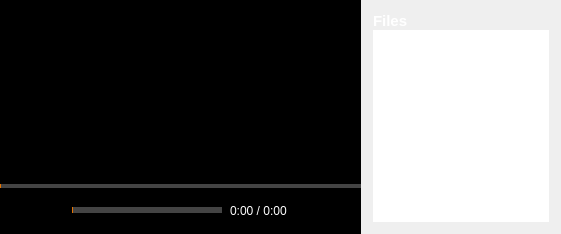
        <widget class="VideoPlayerPage" name="video_player_page">
         <layout class="QHBoxLayout" name="horizontalLayout">
          <property name="spacing">
           <number>0</number>
          </property>
          <property name="leftMargin">
           <number>0</number>
          </property>
          <property name="topMargin">
           <number>0</number>
          </property>
          <property name="rightMargin">
           <number>0</number>
          </property>
          <property name="bottomMargin">
           <number>0</number>
          </property>
          <item>
           <layout class="QVBoxLayout" name="verticalLayout">
            <property name="spacing">
             <number>0</number>
            </property>
            <property name="leftMargin">
             <number>0</number>
            </property>
            <property name="topMargin">
             <number>0</number>
            </property>
            <property name="rightMargin">
             <number>0</number>
            </property>
            <property name="bottomMargin">
             <number>0</number>
            </property>
            <item>
             <widget class="QWidget" name="video_player_container" native="true">
              <property name="styleSheet">
               <string notr="true">background-color: black;</string>
              </property>
              <layout class="QVBoxLayout" name="verticalLayout_3">
               <property name="spacing">
                <number>0</number>
               </property>
               <property name="leftMargin">
                <number>0</number>
               </property>
               <property name="topMargin">
                <number>0</number>
               </property>
               <property name="rightMargin">
                <number>0</number>
               </property>
               <property name="bottomMargin">
                <number>0</number>
               </property>
               <item>
                <widget class="QWidget" name="video_player_widget" native="true">
                 <layout class="QGridLayout" name="gridLayout_2">
                  <property name="leftMargin">
                   <number>0</number>
                  </property>
                  <property name="topMargin">
                   <number>0</number>
                  </property>
                  <property name="rightMargin">
                   <number>0</number>
                  </property>
                  <property name="bottomMargin">
                   <number>0</number>
                  </property>
                  <property name="spacing">
                   <number>0</number>
                  </property>
                 </layout>
                </widget>
               </item>
               <item>
                <widget class="QWidget" name="video_player_controls_container" native="true">
                 <property name="sizePolicy">
                  <sizepolicy hsizetype="Preferred" vsizetype="Fixed">
                   <horstretch>0</horstretch>
                   <verstretch>0</verstretch>
                  </sizepolicy>
                 </property>
                 <property name="minimumSize">
                  <size>
                   <width>0</width>
                   <height>50</height>
                  </size>
                 </property>
                 <property name="maximumSize">
                  <size>
                   <width>16777215</width>
                   <height>50</height>
                  </size>
                 </property>
                 <property name="styleSheet">
                  <string notr="true">background-color: transparent;</string>
                 </property>
                 <layout class="QVBoxLayout" name="verticalLayout_4">
                  <property name="spacing">
                   <number>0</number>
                  </property>
                  <property name="leftMargin">
                   <number>0</number>
                  </property>
                  <property name="topMargin">
                   <number>0</number>
                  </property>
                  <property name="rightMargin">
                   <number>0</number>
                  </property>
                  <property name="bottomMargin">
                   <number>0</number>
                  </property>
                  <item>
                   <widget class="VideoPlayerPositionSlider" name="video_player_position_slider">
                    <property name="minimumSize">
                     <size>
                      <width>0</width>
                      <height>4</height>
                     </size>
                    </property>
                    <property name="maximumSize">
                     <size>
                      <width>16777215</width>
                      <height>4</height>
                     </size>
                    </property>
                    <property name="cursor">
                     <cursorShape>PointingHandCursor</cursorShape>
                    </property>
                    <property name="styleSheet">
                     <string notr="true">QSlider::groove:horizontal {
     background: white;
 }

QSlider::add-page:horizontal {
    background: #444;
}

QSlider::sub-page:horizontal {
    background: #e67300;
}</string>
                    </property>
                    <property name="maximum">
                     <number>1000</number>
                    </property>
                    <property name="orientation">
                     <enum>Qt::Horizontal</enum>
                    </property>
                   </widget>
                  </item>
                  <item>
                   <widget class="QWidget" name="video_player_controls_buttons_container" native="true">
                    <layout class="QHBoxLayout" name="horizontalLayout_10">
                     <property name="spacing">
                      <number>0</number>
                     </property>
                     <property name="leftMargin">
                      <number>8</number>
                     </property>
                     <property name="topMargin">
                      <number>0</number>
                     </property>
                     <property name="rightMargin">
                      <number>0</number>
                     </property>
                     <property name="bottomMargin">
                      <number>0</number>
                     </property>
                     <item>
                      <widget class="QToolButton" name="video_player_play_pause_button">
                       <property name="minimumSize">
                        <size>
                         <width>24</width>
                         <height>24</height>
                        </size>
                       </property>
                       <property name="maximumSize">
                        <size>
                         <width>24</width>
                         <height>24</height>
                        </size>
                       </property>
                       <property name="cursor">
                        <cursorShape>PointingHandCursor</cursorShape>
                       </property>
                       <property name="styleSheet">
                        <string notr="true">border: none;</string>
                       </property>
                       <property name="text">
                        <string/>
                       </property>
                       <property name="iconSize">
                        <size>
                         <width>20</width>
                         <height>20</height>
                        </size>
                       </property>
                      </widget>
                     </item>
                     <item>
                      <spacer name="horizontalSpacer_13">
                       <property name="orientation">
                        <enum>Qt::Horizontal</enum>
                       </property>
                       <property name="sizeType">
                        <enum>QSizePolicy::Fixed</enum>
                       </property>
                       <property name="sizeHint" stdset="0">
                        <size>
                         <width>8</width>
                         <height>20</height>
                        </size>
                       </property>
                      </spacer>
                     </item>
                     <item>
                      <widget class="VideoPlayerVolumeContainer" name="video_player_volume_container" native="true">
                       <property name="styleSheet">
                        <string notr="true"/>
                       </property>
                       <layout class="QHBoxLayout" name="horizontalLayout_12">
                        <property name="spacing">
                         <number>0</number>
                        </property>
                        <property name="leftMargin">
                         <number>0</number>
                        </property>
                        <property name="topMargin">
                         <number>0</number>
                        </property>
                        <property name="rightMargin">
                         <number>0</number>
                        </property>
                        <property name="bottomMargin">
                         <number>0</number>
                        </property>
                        <item>
                         <widget class="QToolButton" name="video_player_volume_button">
                          <property name="minimumSize">
                           <size>
                            <width>24</width>
                            <height>24</height>
                           </size>
                          </property>
                          <property name="maximumSize">
                           <size>
                            <width>24</width>
                            <height>24</height>
                           </size>
                          </property>
                          <property name="cursor">
                           <cursorShape>PointingHandCursor</cursorShape>
                          </property>
                          <property name="styleSheet">
                           <string notr="true">border: none;</string>
                          </property>
                          <property name="text">
                           <string>...</string>
                          </property>
                          <property name="iconSize">
                           <size>
                            <width>16</width>
                            <height>16</height>
                           </size>
                          </property>
                         </widget>
                        </item>
                        <item>
                         <spacer name="horizontalSpacer_14">
                          <property name="orientation">
                           <enum>Qt::Horizontal</enum>
                          </property>
                          <property name="sizeType">
                           <enum>QSizePolicy::Fixed</enum>
                          </property>
                          <property name="sizeHint" stdset="0">
                           <size>
                            <width>8</width>
                            <height>20</height>
                           </size>
                          </property>
                         </spacer>
                        </item>
                        <item>
                         <widget class="QSlider" name="video_player_volume_slider">
                          <property name="sizePolicy">
                           <sizepolicy hsizetype="Fixed" vsizetype="Fixed">
                            <horstretch>150</horstretch>
                            <verstretch>0</verstretch>
                           </sizepolicy>
                          </property>
                          <property name="minimumSize">
                           <size>
                            <width>150</width>
                            <height>15</height>
                           </size>
                          </property>
                          <property name="maximumSize">
                           <size>
                            <width>16777215</width>
                            <height>15</height>
                           </size>
                          </property>
                          <property name="autoFillBackground">
                           <bool>false</bool>
                          </property>
                          <property name="styleSheet">
                           <string notr="true">QSlider::groove:horizontal {
     background: white;
     height: 6px;
 }

QSlider::add-page:horizontal {
    background: #444;
}

QSlider::sub-page:horizontal {
    background: #e67300;
}</string>
                          </property>
                          <property name="orientation">
                           <enum>Qt::Horizontal</enum>
                          </property>
                         </widget>
                        </item>
                       </layout>
                      </widget>
                     </item>
                     <item>
                      <spacer name="horizontalSpacer_15">
                       <property name="orientation">
                        <enum>Qt::Horizontal</enum>
                       </property>
                       <property name="sizeType">
                        <enum>QSizePolicy::Fixed</enum>
                       </property>
                       <property name="sizeHint" stdset="0">
                        <size>
                         <width>8</width>
                         <height>20</height>
                        </size>
                       </property>
                      </spacer>
                     </item>
                     <item>
                      <widget class="QLabel" name="video_player_time_label">
                       <property name="sizePolicy">
                        <sizepolicy hsizetype="Preferred" vsizetype="Fixed">
                         <horstretch>0</horstretch>
                         <verstretch>0</verstretch>
                        </sizepolicy>
                       </property>
                       <property name="styleSheet">
                        <string notr="true">color: white;
font-size: 12px;</string>
                       </property>
                       <property name="text">
                        <string>0:00 / 0:00</string>
                       </property>
                      </widget>
                     </item>
                     <item>
                      <spacer name="horizontalSpacer_12">
                       <property name="orientation">
                        <enum>Qt::Horizontal</enum>
                       </property>
                       <property name="sizeHint" stdset="0">
                        <size>
                         <width>40</width>
                         <height>20</height>
                        </size>
                       </property>
                      </spacer>
                     </item>
                     <item>
                      <widget class="QToolButton" name="video_player_playlist_button">
                       <property name="minimumSize">
                        <size>
                         <width>22</width>
                         <height>22</height>
                        </size>
                       </property>
                       <property name="maximumSize">
                        <size>
                         <width>22</width>
                         <height>22</height>
                        </size>
                       </property>
                       <property name="cursor">
                        <cursorShape>PointingHandCursor</cursorShape>
                       </property>
                       <property name="styleSheet">
                        <string notr="true">border: none;</string>
                       </property>
                       <property name="text">
                        <string>...</string>
                       </property>
                       <property name="iconSize">
                        <size>
                         <width>22</width>
                         <height>22</height>
                        </size>
                       </property>
                      </widget>
                     </item>
                     <item>
                      <spacer name="horizontalSpacer_16">
                       <property name="orientation">
                        <enum>Qt::Horizontal</enum>
                       </property>
                       <property name="sizeType">
                        <enum>QSizePolicy::Fixed</enum>
                       </property>
                       <property name="sizeHint" stdset="0">
                        <size>
                         <width>12</width>
                         <height>20</height>
                        </size>
                       </property>
                      </spacer>
                     </item>
                    </layout>
                   </widget>
                  </item>
                 </layout>
                </widget>
               </item>
              </layout>
             </widget>
            </item>
           </layout>
          </item>
          <item>
           <widget class="VideoPlayerFilesMenu" name="video_player_files_menu" native="true">
            <property name="sizePolicy">
             <sizepolicy hsizetype="Fixed" vsizetype="Preferred">
              <horstretch>0</horstretch>
              <verstretch>0</verstretch>
             </sizepolicy>
            </property>
            <property name="minimumSize">
             <size>
              <width>200</width>
              <height>0</height>
             </size>
            </property>
            <property name="maximumSize">
             <size>
              <width>200</width>
              <height>16777215</height>
             </size>
            </property>
            <layout class="QVBoxLayout" name="verticalLayout_5">
             <property name="spacing">
              <number>0</number>
             </property>
             <property name="leftMargin">
              <number>12</number>
             </property>
             <property name="topMargin">
              <number>12</number>
             </property>
             <property name="rightMargin">
              <number>12</number>
             </property>
             <property name="bottomMargin">
              <number>12</number>
             </property>
             <item>
              <widget class="QLabel" name="video_player_files_menu_top_label">
               <property name="styleSheet">
                <string notr="true">font-size: 15px;
color: white;
font-weight: bold;</string>
               </property>
               <property name="text">
                <string>Files</string>
               </property>
              </widget>
             </item>
             <item>
              <widget class="QListWidget" name="video_player_files">
               <property name="minimumSize">
                <size>
                 <width>0</width>
                 <height>0</height>
                </size>
               </property>
               <property name="styleSheet">
                <string notr="true">border: none;</string>
               </property>
               <property name="selectionMode">
                <enum>QAbstractItemView::NoSelection</enum>
               </property>
              </widget>
             </item>
            </layout>
           </widget>
          </item>
         </layout>
        </widget>
